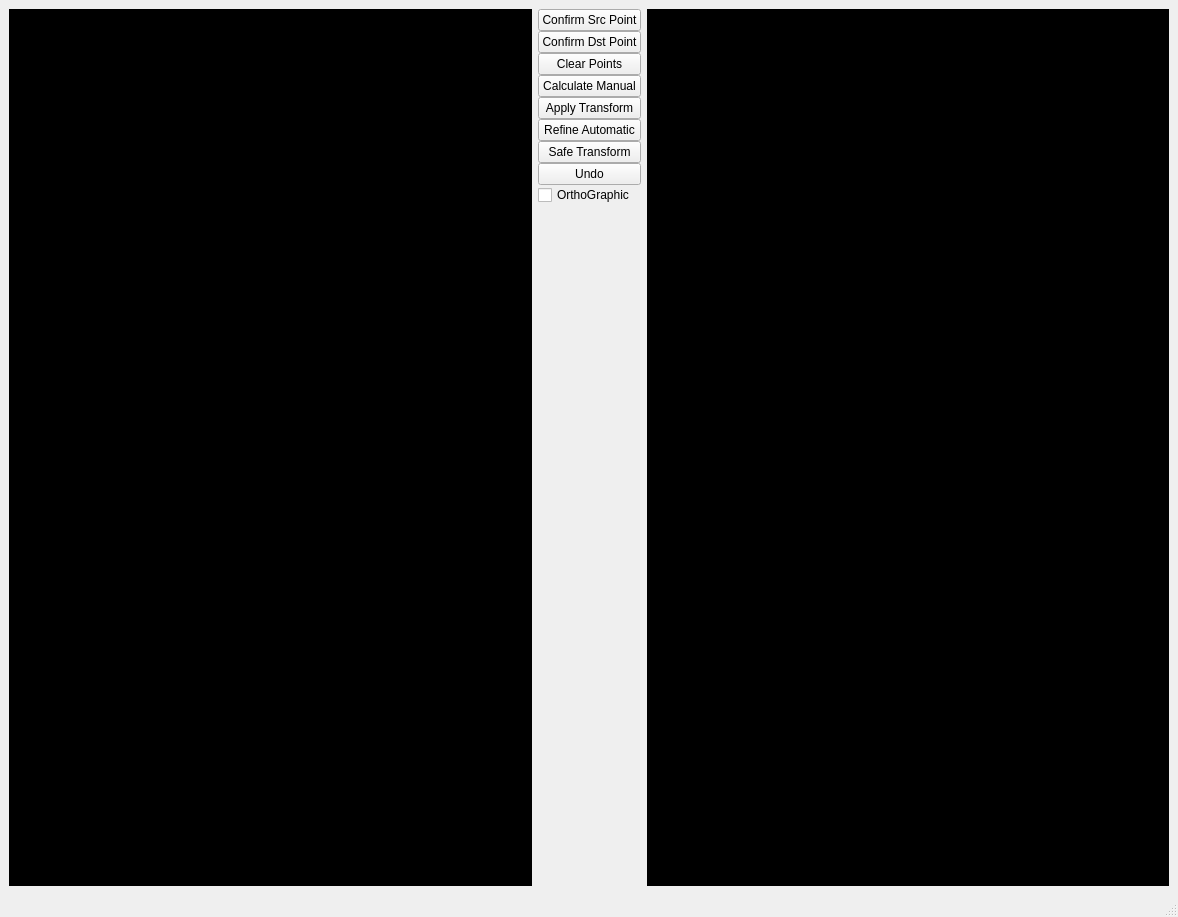
<?xml version="1.0" encoding="UTF-8"?>
<ui version="4.0">
 <class>MainWindow</class>
 <widget class="QMainWindow" name="MainWindow">
  <property name="geometry">
   <rect>
    <x>0</x>
    <y>0</y>
    <width>1178</width>
    <height>917</height>
   </rect>
  </property>
  <property name="sizePolicy">
   <sizepolicy hsizetype="Expanding" vsizetype="Expanding">
    <horstretch>1</horstretch>
    <verstretch>1</verstretch>
   </sizepolicy>
  </property>
  <property name="windowTitle">
   <string/>
  </property>
  <property name="iconSize">
   <size>
    <width>22</width>
    <height>22</height>
   </size>
  </property>
  <widget class="QWidget" name="centralwidget">
   <property name="enabled">
    <bool>true</bool>
   </property>
   <property name="sizePolicy">
    <sizepolicy hsizetype="Expanding" vsizetype="Expanding">
     <horstretch>255</horstretch>
     <verstretch>255</verstretch>
    </sizepolicy>
   </property>
   <layout class="QHBoxLayout" name="horizontalLayout">
    <item>
     <widget class="QVTKWidget" name="qvtk_widget_src">
      <property name="sizePolicy">
       <sizepolicy hsizetype="Expanding" vsizetype="Expanding">
        <horstretch>255</horstretch>
        <verstretch>255</verstretch>
       </sizepolicy>
      </property>
      <property name="styleSheet">
       <string notr="true">background-color: rgb(0, 0, 0);</string>
      </property>
     </widget>
    </item>
    <item>
     <layout class="QVBoxLayout" name="verticalLayout_2">
      <property name="spacing">
       <number>0</number>
      </property>
      <item>
       <widget class="QPushButton" name="confirmSrcPointButton">
        <property name="text">
         <string>Confirm Src Point</string>
        </property>
       </widget>
      </item>
      <item>
       <widget class="QPushButton" name="confirmDstPointButton">
        <property name="text">
         <string>Confirm Dst Point</string>
        </property>
       </widget>
      </item>
      <item>
       <widget class="QPushButton" name="clearButton">
        <property name="text">
         <string>Clear Points</string>
        </property>
       </widget>
      </item>
      <item>
       <widget class="QPushButton" name="calculateButton">
        <property name="text">
         <string>Calculate Manual</string>
        </property>
       </widget>
      </item>
      <item>
       <widget class="QPushButton" name="applyTransformButton">
        <property name="text">
         <string>Apply Transform</string>
        </property>
       </widget>
      </item>
      <item>
       <widget class="QPushButton" name="refineButton">
        <property name="text">
         <string>Refine Automatic</string>
        </property>
       </widget>
      </item>
      <item>
       <widget class="QPushButton" name="safeButton">
        <property name="text">
         <string>Safe Transform</string>
        </property>
       </widget>
      </item>
      <item>
       <widget class="QPushButton" name="undoButton">
        <property name="text">
         <string>Undo</string>
        </property>
       </widget>
      </item>
      <item>
       <widget class="QCheckBox" name="orthoButton">
        <property name="text">
         <string>OrthoGraphic</string>
        </property>
       </widget>
      </item>
      <item>
       <spacer name="verticalSpacer">
        <property name="orientation">
         <enum>Qt::Vertical</enum>
        </property>
        <property name="sizeHint" stdset="0">
         <size>
          <width>20</width>
          <height>40</height>
         </size>
        </property>
       </spacer>
      </item>
     </layout>
    </item>
    <item>
     <widget class="QVTKWidget" name="qvtk_widget_dst">
      <property name="sizePolicy">
       <sizepolicy hsizetype="Expanding" vsizetype="Expanding">
        <horstretch>255</horstretch>
        <verstretch>255</verstretch>
       </sizepolicy>
      </property>
      <property name="styleSheet">
       <string notr="true">background-color: rgb(0, 0, 0);</string>
      </property>
     </widget>
    </item>
   </layout>
  </widget>
  <widget class="QStatusBar" name="statusBar"/>
  <widget class="QMenuBar" name="menuBar">
   <property name="geometry">
    <rect>
     <x>0</x>
     <y>0</y>
     <width>1178</width>
     <height>19</height>
    </rect>
   </property>
  </widget>
 </widget>
 <customwidgets>
  <customwidget>
   <class>QVTKWidget</class>
   <extends>QWidget</extends>
   <header>QVTKWidget.h</header>
  </customwidget>
 </customwidgets>
 <resources/>
 <connections/>
</ui>
